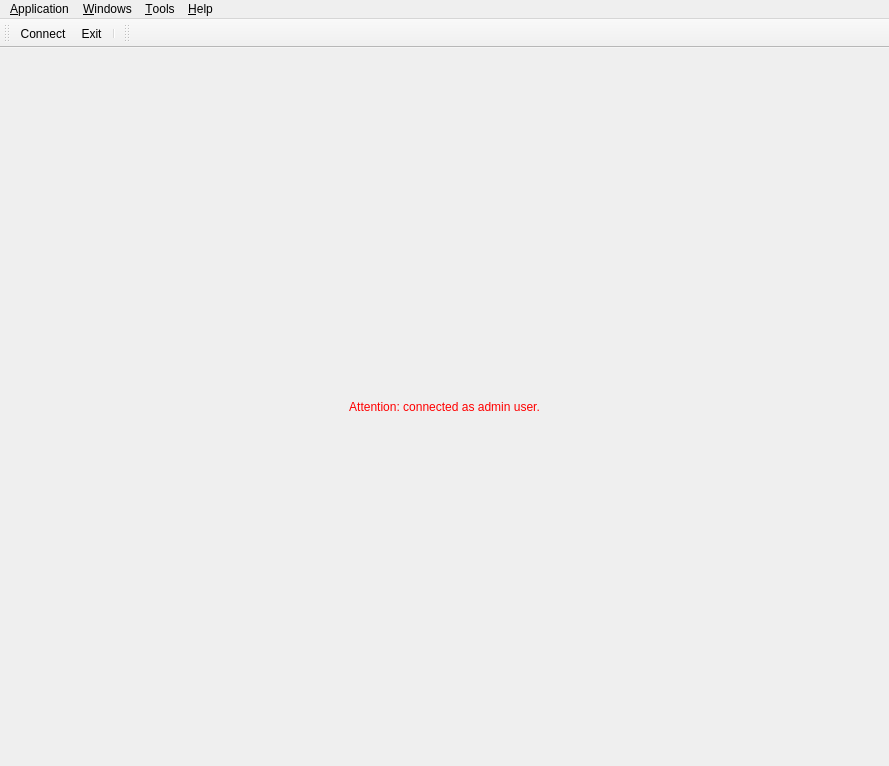
<?xml version="1.0" encoding="UTF-8"?>
<ui version="4.0">
 <class>MainWindow</class>
 <widget class="QMainWindow" name="MainWindow">
  <property name="geometry">
   <rect>
    <x>0</x>
    <y>0</y>
    <width>889</width>
    <height>766</height>
   </rect>
  </property>
  <property name="toolButtonStyle">
   <enum>Qt::ToolButtonIconOnly</enum>
  </property>
  <widget class="QWidget" name="centralWidget">
   <layout class="QHBoxLayout" name="horizontalLayout">
    <property name="margin">
     <number>5</number>
    </property>
    <item>
     <layout class="QVBoxLayout" name="centralLayout">
      <item>
       <widget class="QLabel" name="adminLabel">
        <property name="palette">
         <palette>
          <active>
           <colorrole role="WindowText">
            <brush brushstyle="SolidPattern">
             <color alpha="255">
              <red>255</red>
              <green>0</green>
              <blue>0</blue>
             </color>
            </brush>
           </colorrole>
          </active>
          <inactive>
           <colorrole role="WindowText">
            <brush brushstyle="SolidPattern">
             <color alpha="255">
              <red>255</red>
              <green>0</green>
              <blue>0</blue>
             </color>
            </brush>
           </colorrole>
          </inactive>
          <disabled>
           <colorrole role="WindowText">
            <brush brushstyle="SolidPattern">
             <color alpha="255">
              <red>49</red>
              <green>54</green>
              <blue>59</blue>
             </color>
            </brush>
           </colorrole>
          </disabled>
         </palette>
        </property>
        <property name="text">
         <string>Attention: connected as admin user.</string>
        </property>
        <property name="alignment">
         <set>Qt::AlignCenter</set>
        </property>
       </widget>
      </item>
     </layout>
    </item>
   </layout>
  </widget>
  <widget class="QMenuBar" name="menubar">
   <property name="geometry">
    <rect>
     <x>0</x>
     <y>0</y>
     <width>889</width>
     <height>21</height>
    </rect>
   </property>
   <widget class="QMenu" name="menuWindows">
    <property name="title">
     <string>&amp;Windows</string>
    </property>
   </widget>
   <widget class="QMenu" name="menuHelp">
    <property name="title">
     <string>&amp;Help</string>
    </property>
    <addaction name="actionNicosHelp"/>
    <addaction name="actionNicosDocu"/>
    <addaction name="separator"/>
    <addaction name="actionDebugConsole"/>
    <addaction name="separator"/>
    <addaction name="actionAbout"/>
    <addaction name="actionAboutQt"/>
   </widget>
   <widget class="QMenu" name="menuTools">
    <property name="title">
     <string>&amp;Tools</string>
    </property>
   </widget>
   <widget class="QMenu" name="menuFile">
    <property name="title">
     <string>&amp;Application</string>
    </property>
    <addaction name="actionConnect"/>
    <addaction name="actionExpert"/>
    <addaction name="separator"/>
    <addaction name="actionFont"/>
    <addaction name="actionColor"/>
    <addaction name="actionPreferences"/>
    <addaction name="separator"/>
    <addaction name="actionExit"/>
   </widget>
   <addaction name="menuFile"/>
   <addaction name="menuWindows"/>
   <addaction name="menuTools"/>
   <addaction name="menuHelp"/>
  </widget>
  <widget class="QToolBar" name="toolBarMain">
   <property name="windowTitle">
    <string>Connection</string>
   </property>
   <property name="toolButtonStyle">
    <enum>Qt::ToolButtonTextBesideIcon</enum>
   </property>
   <attribute name="toolBarArea">
    <enum>TopToolBarArea</enum>
   </attribute>
   <attribute name="toolBarBreak">
    <bool>false</bool>
   </attribute>
   <addaction name="actionConnect"/>
   <addaction name="actionExit"/>
   <addaction name="separator"/>
  </widget>
  <widget class="QToolBar" name="toolBarWindows">
   <property name="windowTitle">
    <string>Windows</string>
   </property>
   <property name="toolButtonStyle">
    <enum>Qt::ToolButtonTextBesideIcon</enum>
   </property>
   <attribute name="toolBarArea">
    <enum>TopToolBarArea</enum>
   </attribute>
   <attribute name="toolBarBreak">
    <bool>false</bool>
   </attribute>
  </widget>
  <action name="actionConnect">
   <property name="checkable">
    <bool>true</bool>
   </property>
   <property name="icon">
    <iconset resource="../../../resources/nicos-gui.qrc">
     <normaloff>:/connect</normaloff>
     <normalon>:/disconnect</normalon>:/connect</iconset>
   </property>
   <property name="text">
    <string>&amp;Connect to server...</string>
   </property>
   <property name="iconText">
    <string>Connect</string>
   </property>
   <property name="toolTip">
    <string>Establish or break connection to server</string>
   </property>
   <property name="shortcut">
    <string>Ctrl+Shift+C</string>
   </property>
  </action>
  <action name="actionExit">
   <property name="icon">
    <iconset resource="../../../resources/nicos-gui.qrc">
     <normaloff>:/quit</normaloff>:/quit</iconset>
   </property>
   <property name="text">
    <string>E&amp;xit</string>
   </property>
   <property name="toolTip">
    <string>Exit program</string>
   </property>
   <property name="shortcut">
    <string>Ctrl+Q</string>
   </property>
   <property name="menuRole">
    <enum>QAction::QuitRole</enum>
   </property>
  </action>
  <action name="actionFont">
   <property name="text">
    <string>&amp;Font...</string>
   </property>
  </action>
  <action name="actionColor">
   <property name="text">
    <string>&amp;Color...</string>
   </property>
  </action>
  <action name="actionAbout">
   <property name="text">
    <string>&amp;About...</string>
   </property>
   <property name="menuRole">
    <enum>QAction::AboutRole</enum>
   </property>
  </action>
  <action name="actionPreferences">
   <property name="text">
    <string>&amp;Preferences...</string>
   </property>
  </action>
  <action name="actionAboutQt">
   <property name="text">
    <string>About Qt...</string>
   </property>
  </action>
  <action name="actionNicosHelp">
   <property name="text">
    <string>NICOS online &amp;help</string>
   </property>
  </action>
  <action name="actionNicosDocu">
   <property name="text">
    <string>Full NICOS &amp;documentation</string>
   </property>
  </action>
  <action name="actionExpert">
   <property name="checkable">
    <bool>true</bool>
   </property>
   <property name="text">
    <string>Expert mode</string>
   </property>
  </action>
  <action name="actionDebugConsole">
   <property name="text">
    <string>Debug &amp;console</string>
   </property>
  </action>
 </widget>
 <resources>
  <include location="../../../resources/nicos-gui.qrc"/>
 </resources>
 <connections>
  <connection>
   <sender>actionExit</sender>
   <signal>triggered()</signal>
   <receiver>MainWindow</receiver>
   <slot>close()</slot>
   <hints>
    <hint type="sourcelabel">
     <x>-1</x>
     <y>-1</y>
    </hint>
    <hint type="destinationlabel">
     <x>315</x>
     <y>326</y>
    </hint>
   </hints>
  </connection>
 </connections>
</ui>
